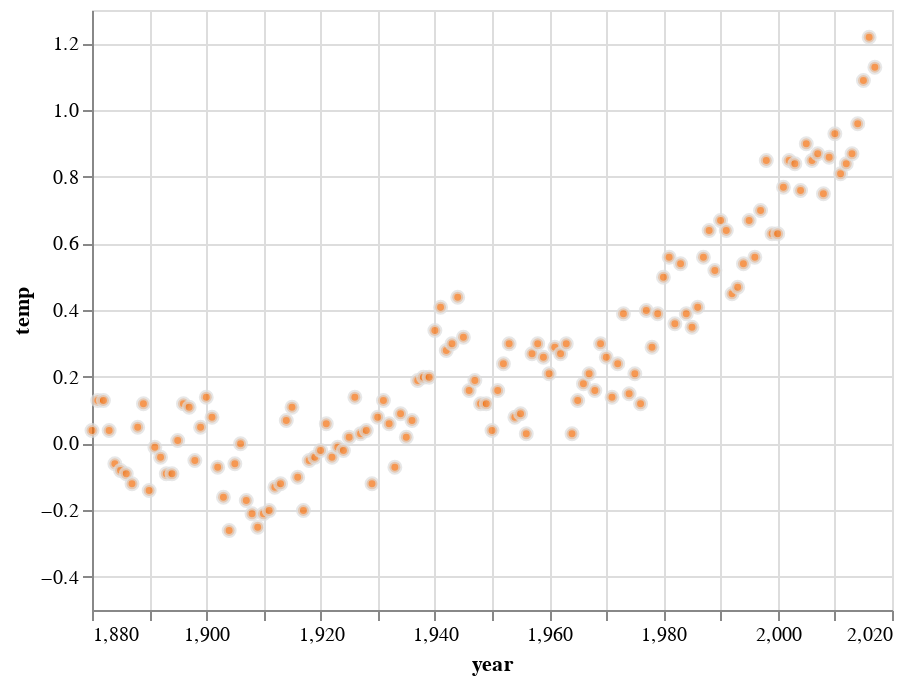

Write notebook code for a chart like this one.
### Code cell
alt.Chart(temps).mark_point(fill="#f26c08",color="#00000").encode(
    x = alt.X('year', scale=alt.Scale(domain=[1880, 2020])),
    y = alt.Y('temp', scale=alt.Scale(domain=[-0.5, 1.3]))
)

### Figure 1 — Vega-Lite specification as saved in the notebook (floating-point values rounded to 4 significant figures; data arrays with more than 128 entries replaced by an {"elided": "..."} marker saying what was removed)
{"config": {"view": {"continuousWidth": 400, "continuousHeight": 300}}, "data": {"name": "data-e4dbe72ffe2816858e3665ee1ae42132"}, "mark": {"type": "point", "color": "#00000", "fill": "#f26c08"}, "encoding": {"x": {"type": "quantitative", "field": "year", "scale": {"domain": [1880, 2020]}}, "y": {"type": "quantitative", "field": "temp", "scale": {"domain": [-0.5, 1.3]}}}, "$schema": "https://vega.github.io/schema/vega-lite/v4.8.1.json", "datasets": {"data-e4dbe72ffe2816858e3665ee1ae42132": {"elided": "138 records"}}}
